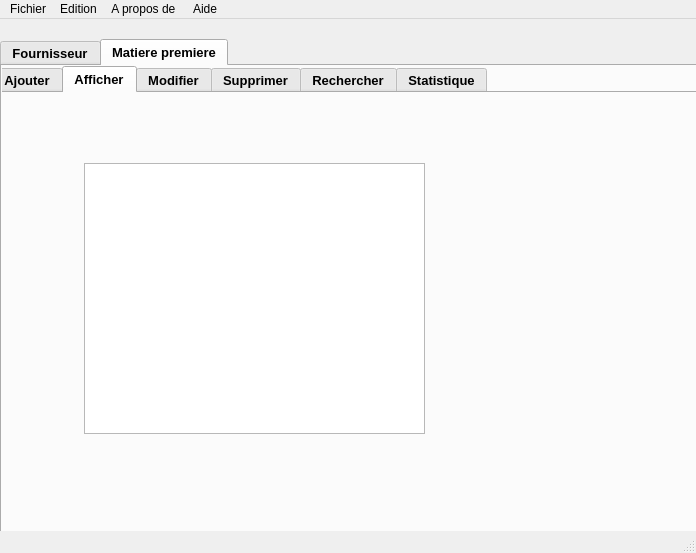
<?xml version="1.0" encoding="UTF-8"?>
<ui version="4.0">
 <class>Gestion</class>
 <widget class="QMainWindow" name="Gestion">
  <property name="geometry">
   <rect>
    <x>0</x>
    <y>0</y>
    <width>696</width>
    <height>553</height>
   </rect>
  </property>
  <property name="windowTitle">
   <string>Gestion</string>
  </property>
  <property name="unifiedTitleAndToolBarOnMac">
   <bool>false</bool>
  </property>
  <widget class="QWidget" name="centralwidget">
   <widget class="QTabWidget" name="tabWidget">
    <property name="geometry">
     <rect>
      <x>0</x>
      <y>20</y>
      <width>701</width>
      <height>521</height>
     </rect>
    </property>
    <property name="font">
     <font>
      <pointsize>10</pointsize>
      <weight>75</weight>
      <bold>true</bold>
     </font>
    </property>
    <property name="currentIndex">
     <number>1</number>
    </property>
    <property name="iconSize">
     <size>
      <width>30</width>
      <height>30</height>
     </size>
    </property>
    <widget class="QWidget" name="tabAgent">
     <attribute name="title">
      <string>Fournisseur</string>
     </attribute>
     <widget class="QTabWidget" name="AjouterFournisseur">
      <property name="geometry">
       <rect>
        <x>-10</x>
        <y>0</y>
        <width>711</width>
        <height>431</height>
       </rect>
      </property>
      <property name="currentIndex">
       <number>4</number>
      </property>
      <widget class="QWidget" name="tab_12">
       <attribute name="title">
        <string>Ajouter</string>
       </attribute>
       <widget class="QLabel" name="label">
        <property name="geometry">
         <rect>
          <x>50</x>
          <y>50</y>
          <width>71</width>
          <height>16</height>
         </rect>
        </property>
        <property name="font">
         <font>
          <pointsize>9</pointsize>
          <weight>50</weight>
          <bold>false</bold>
         </font>
        </property>
        <property name="text">
         <string>Identifiant</string>
        </property>
       </widget>
       <widget class="QLabel" name="label_2">
        <property name="geometry">
         <rect>
          <x>50</x>
          <y>100</y>
          <width>47</width>
          <height>14</height>
         </rect>
        </property>
        <property name="font">
         <font>
          <pointsize>9</pointsize>
          <weight>50</weight>
          <bold>false</bold>
         </font>
        </property>
        <property name="text">
         <string>Nom</string>
        </property>
       </widget>
       <widget class="QLabel" name="label_3">
        <property name="geometry">
         <rect>
          <x>50</x>
          <y>150</y>
          <width>47</width>
          <height>14</height>
         </rect>
        </property>
        <property name="font">
         <font>
          <pointsize>9</pointsize>
          <weight>50</weight>
          <bold>false</bold>
         </font>
        </property>
        <property name="text">
         <string>Adresse</string>
        </property>
       </widget>
       <widget class="QLabel" name="label_4">
        <property name="geometry">
         <rect>
          <x>50</x>
          <y>200</y>
          <width>61</width>
          <height>16</height>
         </rect>
        </property>
        <property name="font">
         <font>
          <pointsize>9</pointsize>
          <weight>50</weight>
          <bold>false</bold>
         </font>
        </property>
        <property name="text">
         <string>Telephone</string>
        </property>
       </widget>
       <widget class="QLabel" name="label_5">
        <property name="geometry">
         <rect>
          <x>50</x>
          <y>250</y>
          <width>47</width>
          <height>14</height>
         </rect>
        </property>
        <property name="font">
         <font>
          <pointsize>9</pointsize>
          <weight>50</weight>
          <bold>false</bold>
         </font>
        </property>
        <property name="text">
         <string>Email</string>
        </property>
       </widget>
       <widget class="QLineEdit" name="lineEdit_identifiant">
        <property name="geometry">
         <rect>
          <x>160</x>
          <y>50</y>
          <width>211</width>
          <height>20</height>
         </rect>
        </property>
        <property name="font">
         <font>
          <weight>50</weight>
          <bold>false</bold>
         </font>
        </property>
        <property name="maxLength">
         <number>10</number>
        </property>
       </widget>
       <widget class="QLineEdit" name="lineEdit_nomF">
        <property name="geometry">
         <rect>
          <x>160</x>
          <y>100</y>
          <width>211</width>
          <height>20</height>
         </rect>
        </property>
        <property name="font">
         <font>
          <weight>50</weight>
          <bold>false</bold>
         </font>
        </property>
       </widget>
       <widget class="QLineEdit" name="lineEdit_adresse">
        <property name="geometry">
         <rect>
          <x>160</x>
          <y>150</y>
          <width>211</width>
          <height>20</height>
         </rect>
        </property>
        <property name="font">
         <font>
          <weight>50</weight>
          <bold>false</bold>
         </font>
        </property>
       </widget>
       <widget class="QLineEdit" name="lineEdit_telephone">
        <property name="geometry">
         <rect>
          <x>160</x>
          <y>200</y>
          <width>211</width>
          <height>20</height>
         </rect>
        </property>
        <property name="font">
         <font>
          <weight>50</weight>
          <bold>false</bold>
         </font>
        </property>
        <property name="maxLength">
         <number>12</number>
        </property>
       </widget>
       <widget class="QLineEdit" name="lineEdit_email">
        <property name="geometry">
         <rect>
          <x>160</x>
          <y>250</y>
          <width>211</width>
          <height>20</height>
         </rect>
        </property>
        <property name="font">
         <font>
          <pointsize>8</pointsize>
          <weight>50</weight>
          <bold>false</bold>
         </font>
        </property>
       </widget>
       <widget class="QPushButton" name="pushButton">
        <property name="geometry">
         <rect>
          <x>200</x>
          <y>330</y>
          <width>111</width>
          <height>23</height>
         </rect>
        </property>
        <property name="font">
         <font>
          <weight>50</weight>
          <bold>false</bold>
         </font>
        </property>
        <property name="text">
         <string>Ajouter</string>
        </property>
       </widget>
       <widget class="QLabel" name="label_12">
        <property name="geometry">
         <rect>
          <x>440</x>
          <y>60</y>
          <width>201</width>
          <height>231</height>
         </rect>
        </property>
        <property name="text">
         <string/>
        </property>
        <property name="pixmap">
         <pixmap>../images.jpeg</pixmap>
        </property>
       </widget>
      </widget>
      <widget class="QWidget" name="tab_13">
       <attribute name="title">
        <string>Afficher</string>
       </attribute>
       <widget class="QLabel" name="label_9">
        <property name="geometry">
         <rect>
          <x>456</x>
          <y>3</y>
          <width>221</width>
          <height>361</height>
         </rect>
        </property>
        <property name="text">
         <string/>
        </property>
        <property name="pixmap">
         <pixmap>../afficher.jpg</pixmap>
        </property>
       </widget>
       <widget class="QLabel" name="label_13">
        <property name="geometry">
         <rect>
          <x>60</x>
          <y>70</y>
          <width>71</width>
          <height>16</height>
         </rect>
        </property>
        <property name="font">
         <font>
          <pointsize>9</pointsize>
          <weight>50</weight>
          <bold>false</bold>
         </font>
        </property>
        <property name="text">
         <string>Identifiant</string>
        </property>
       </widget>
       <widget class="QLineEdit" name="lineEdit_2">
        <property name="geometry">
         <rect>
          <x>160</x>
          <y>70</y>
          <width>171</width>
          <height>20</height>
         </rect>
        </property>
       </widget>
       <widget class="QLabel" name="label_14">
        <property name="geometry">
         <rect>
          <x>60</x>
          <y>120</y>
          <width>47</width>
          <height>14</height>
         </rect>
        </property>
        <property name="font">
         <font>
          <weight>50</weight>
          <bold>false</bold>
         </font>
        </property>
        <property name="text">
         <string>Nom</string>
        </property>
       </widget>
       <widget class="QLineEdit" name="lineEdit_3">
        <property name="geometry">
         <rect>
          <x>160</x>
          <y>120</y>
          <width>171</width>
          <height>20</height>
         </rect>
        </property>
       </widget>
       <widget class="QLabel" name="label_15">
        <property name="geometry">
         <rect>
          <x>60</x>
          <y>170</y>
          <width>47</width>
          <height>14</height>
         </rect>
        </property>
        <property name="font">
         <font>
          <pointsize>9</pointsize>
          <weight>50</weight>
          <bold>false</bold>
         </font>
        </property>
        <property name="text">
         <string>Adresse</string>
        </property>
       </widget>
       <widget class="QLineEdit" name="lineEdit_4">
        <property name="geometry">
         <rect>
          <x>160</x>
          <y>170</y>
          <width>171</width>
          <height>20</height>
         </rect>
        </property>
       </widget>
       <widget class="QLabel" name="label_16">
        <property name="geometry">
         <rect>
          <x>60</x>
          <y>220</y>
          <width>61</width>
          <height>16</height>
         </rect>
        </property>
        <property name="font">
         <font>
          <pointsize>9</pointsize>
          <weight>50</weight>
          <bold>false</bold>
         </font>
        </property>
        <property name="text">
         <string>Telephone</string>
        </property>
       </widget>
       <widget class="QLineEdit" name="lineEdit_5">
        <property name="geometry">
         <rect>
          <x>160</x>
          <y>220</y>
          <width>171</width>
          <height>20</height>
         </rect>
        </property>
       </widget>
       <widget class="QLabel" name="label_19">
        <property name="geometry">
         <rect>
          <x>60</x>
          <y>270</y>
          <width>47</width>
          <height>14</height>
         </rect>
        </property>
        <property name="font">
         <font>
          <pointsize>9</pointsize>
          <weight>50</weight>
          <bold>false</bold>
         </font>
        </property>
        <property name="text">
         <string>Email</string>
        </property>
       </widget>
       <widget class="QLineEdit" name="lineEdit_6">
        <property name="geometry">
         <rect>
          <x>160</x>
          <y>270</y>
          <width>171</width>
          <height>20</height>
         </rect>
        </property>
       </widget>
      </widget>
      <widget class="QWidget" name="tab_14">
       <attribute name="title">
        <string>Modifier</string>
       </attribute>
       <widget class="QLabel" name="label_10">
        <property name="geometry">
         <rect>
          <x>450</x>
          <y>50</y>
          <width>221</width>
          <height>261</height>
         </rect>
        </property>
        <property name="text">
         <string/>
        </property>
        <property name="pixmap">
         <pixmap>../modifier info.jpg</pixmap>
        </property>
       </widget>
       <widget class="QLabel" name="label_17">
        <property name="geometry">
         <rect>
          <x>60</x>
          <y>70</y>
          <width>71</width>
          <height>16</height>
         </rect>
        </property>
        <property name="font">
         <font>
          <pointsize>9</pointsize>
          <weight>50</weight>
          <bold>false</bold>
         </font>
        </property>
        <property name="text">
         <string>Identifiant</string>
        </property>
       </widget>
       <widget class="QLabel" name="label_18">
        <property name="geometry">
         <rect>
          <x>60</x>
          <y>130</y>
          <width>47</width>
          <height>14</height>
         </rect>
        </property>
        <property name="font">
         <font>
          <pointsize>9</pointsize>
          <weight>50</weight>
          <bold>false</bold>
         </font>
        </property>
        <property name="text">
         <string/>
        </property>
       </widget>
       <widget class="QLineEdit" name="lineEdit_identifiantM">
        <property name="geometry">
         <rect>
          <x>180</x>
          <y>70</y>
          <width>211</width>
          <height>20</height>
         </rect>
        </property>
       </widget>
       <widget class="QPushButton" name="pushButton_modifier">
        <property name="geometry">
         <rect>
          <x>320</x>
          <y>120</y>
          <width>75</width>
          <height>23</height>
         </rect>
        </property>
        <property name="font">
         <font>
          <pointsize>9</pointsize>
          <weight>50</weight>
          <bold>false</bold>
         </font>
        </property>
        <property name="text">
         <string>Entrer</string>
        </property>
       </widget>
      </widget>
      <widget class="QWidget" name="tab_15">
       <attribute name="title">
        <string>Supprimer</string>
       </attribute>
       <widget class="QLabel" name="label_7">
        <property name="geometry">
         <rect>
          <x>440</x>
          <y>30</y>
          <width>261</width>
          <height>281</height>
         </rect>
        </property>
        <property name="text">
         <string/>
        </property>
        <property name="pixmap">
         <pixmap>../suprimer.jpg</pixmap>
        </property>
       </widget>
       <widget class="QLabel" name="label_8">
        <property name="geometry">
         <rect>
          <x>80</x>
          <y>70</y>
          <width>91</width>
          <height>16</height>
         </rect>
        </property>
        <property name="font">
         <font>
          <pointsize>9</pointsize>
          <weight>50</weight>
          <bold>false</bold>
         </font>
        </property>
        <property name="text">
         <string>Identifiant</string>
        </property>
       </widget>
       <widget class="QLineEdit" name="lineEdit">
        <property name="geometry">
         <rect>
          <x>200</x>
          <y>70</y>
          <width>211</width>
          <height>20</height>
         </rect>
        </property>
       </widget>
       <widget class="QPushButton" name="pushButton_supprime">
        <property name="geometry">
         <rect>
          <x>330</x>
          <y>130</y>
          <width>81</width>
          <height>23</height>
         </rect>
        </property>
        <property name="font">
         <font>
          <pointsize>9</pointsize>
          <weight>50</weight>
          <bold>false</bold>
         </font>
        </property>
        <property name="text">
         <string>Supprimer</string>
        </property>
       </widget>
      </widget>
      <widget class="QWidget" name="tab_16">
       <attribute name="title">
        <string>Rechercher</string>
       </attribute>
       <widget class="QLabel" name="label_6">
        <property name="geometry">
         <rect>
          <x>80</x>
          <y>70</y>
          <width>71</width>
          <height>20</height>
         </rect>
        </property>
        <property name="font">
         <font>
          <pointsize>9</pointsize>
          <weight>50</weight>
          <bold>false</bold>
         </font>
        </property>
        <property name="text">
         <string>Identidiant</string>
        </property>
       </widget>
       <widget class="QLineEdit" name="lineEdit_identifiant_2">
        <property name="geometry">
         <rect>
          <x>210</x>
          <y>70</y>
          <width>211</width>
          <height>20</height>
         </rect>
        </property>
       </widget>
       <widget class="QPushButton" name="pushButton_recherche">
        <property name="geometry">
         <rect>
          <x>330</x>
          <y>140</y>
          <width>91</width>
          <height>23</height>
         </rect>
        </property>
        <property name="font">
         <font>
          <pointsize>9</pointsize>
          <weight>50</weight>
          <bold>false</bold>
         </font>
        </property>
        <property name="text">
         <string>Recherche</string>
        </property>
       </widget>
       <widget class="QLabel" name="label_11">
        <property name="geometry">
         <rect>
          <x>480</x>
          <y>20</y>
          <width>181</width>
          <height>341</height>
         </rect>
        </property>
        <property name="text">
         <string/>
        </property>
        <property name="pixmap">
         <pixmap>../rechercher.jpg</pixmap>
        </property>
       </widget>
      </widget>
     </widget>
    </widget>
    <widget class="QWidget" name="tab_6">
     <attribute name="title">
      <string>Matiere premiere</string>
     </attribute>
     <widget class="QTabWidget" name="tabWidget_2">
      <property name="geometry">
       <rect>
        <x>-10</x>
        <y>0</y>
        <width>711</width>
        <height>511</height>
       </rect>
      </property>
      <property name="currentIndex">
       <number>1</number>
      </property>
      <widget class="QWidget" name="tab_19">
       <attribute name="title">
        <string>Ajouter</string>
       </attribute>
       <widget class="QLabel" name="label_21">
        <property name="geometry">
         <rect>
          <x>60</x>
          <y>50</y>
          <width>81</width>
          <height>16</height>
         </rect>
        </property>
        <property name="font">
         <font>
          <pointsize>9</pointsize>
          <weight>50</weight>
          <bold>false</bold>
         </font>
        </property>
        <property name="text">
         <string>Identifiant</string>
        </property>
       </widget>
       <widget class="QLabel" name="label_22">
        <property name="geometry">
         <rect>
          <x>60</x>
          <y>100</y>
          <width>47</width>
          <height>14</height>
         </rect>
        </property>
        <property name="font">
         <font>
          <pointsize>9</pointsize>
          <weight>50</weight>
          <bold>false</bold>
         </font>
        </property>
        <property name="text">
         <string>Libellé</string>
        </property>
       </widget>
       <widget class="QLabel" name="label_23">
        <property name="geometry">
         <rect>
          <x>60</x>
          <y>150</y>
          <width>61</width>
          <height>16</height>
         </rect>
        </property>
        <property name="font">
         <font>
          <pointsize>9</pointsize>
          <weight>50</weight>
          <bold>false</bold>
         </font>
        </property>
        <property name="text">
         <string>Reference</string>
        </property>
       </widget>
       <widget class="QLabel" name="label_24">
        <property name="geometry">
         <rect>
          <x>60</x>
          <y>200</y>
          <width>81</width>
          <height>16</height>
         </rect>
        </property>
        <property name="font">
         <font>
          <pointsize>9</pointsize>
          <weight>50</weight>
          <bold>false</bold>
         </font>
        </property>
        <property name="text">
         <string>Description</string>
        </property>
       </widget>
       <widget class="QLabel" name="label_25">
        <property name="geometry">
         <rect>
          <x>60</x>
          <y>320</y>
          <width>91</width>
          <height>16</height>
         </rect>
        </property>
        <property name="font">
         <font>
          <pointsize>9</pointsize>
          <weight>50</weight>
          <bold>false</bold>
         </font>
        </property>
        <property name="text">
         <string>Prix_Hors_Taxes</string>
        </property>
       </widget>
       <widget class="QLabel" name="label_26">
        <property name="geometry">
         <rect>
          <x>60</x>
          <y>370</y>
          <width>51</width>
          <height>16</height>
         </rect>
        </property>
        <property name="font">
         <font>
          <pointsize>9</pointsize>
          <weight>50</weight>
          <bold>false</bold>
         </font>
        </property>
        <property name="text">
         <string>Quantité</string>
        </property>
       </widget>
       <widget class="QLineEdit" name="lineEdit_idMP">
        <property name="geometry">
         <rect>
          <x>180</x>
          <y>50</y>
          <width>211</width>
          <height>20</height>
         </rect>
        </property>
        <property name="maxLength">
         <number>10</number>
        </property>
       </widget>
       <widget class="QLineEdit" name="lineEdit_libelle">
        <property name="geometry">
         <rect>
          <x>180</x>
          <y>100</y>
          <width>211</width>
          <height>20</height>
         </rect>
        </property>
       </widget>
       <widget class="QLineEdit" name="lineEdit_reference">
        <property name="geometry">
         <rect>
          <x>180</x>
          <y>150</y>
          <width>211</width>
          <height>20</height>
         </rect>
        </property>
       </widget>
       <widget class="QLineEdit" name="lineEdit_prixHT">
        <property name="geometry">
         <rect>
          <x>180</x>
          <y>320</y>
          <width>211</width>
          <height>20</height>
         </rect>
        </property>
       </widget>
       <widget class="QLineEdit" name="lineEdit_quantite">
        <property name="geometry">
         <rect>
          <x>180</x>
          <y>370</y>
          <width>211</width>
          <height>20</height>
         </rect>
        </property>
       </widget>
       <widget class="QTextEdit" name="textEdit">
        <property name="geometry">
         <rect>
          <x>180</x>
          <y>200</y>
          <width>211</width>
          <height>91</height>
         </rect>
        </property>
       </widget>
       <widget class="QPushButton" name="pushButton_2">
        <property name="geometry">
         <rect>
          <x>320</x>
          <y>430</y>
          <width>75</width>
          <height>23</height>
         </rect>
        </property>
        <property name="font">
         <font>
          <weight>50</weight>
          <bold>false</bold>
         </font>
        </property>
        <property name="text">
         <string>Valider</string>
        </property>
       </widget>
       <widget class="QLabel" name="label_27">
        <property name="geometry">
         <rect>
          <x>430</x>
          <y>40</y>
          <width>231</width>
          <height>341</height>
         </rect>
        </property>
        <property name="text">
         <string/>
        </property>
        <property name="pixmap">
         <pixmap>../mp.jpg</pixmap>
        </property>
       </widget>
      </widget>
      <widget class="QWidget" name="tab_20">
       <attribute name="title">
        <string>Afficher</string>
       </attribute>
       <widget class="QTableView" name="afficherMatierePremiere">
        <property name="geometry">
         <rect>
          <x>90</x>
          <y>70</y>
          <width>341</width>
          <height>271</height>
         </rect>
        </property>
       </widget>
      </widget>
      <widget class="QWidget" name="tab_21">
       <attribute name="title">
        <string>Modifier</string>
       </attribute>
      </widget>
      <widget class="QWidget" name="tab_22">
       <attribute name="title">
        <string>Supprimer</string>
       </attribute>
       <widget class="QLabel" name="label_28">
        <property name="geometry">
         <rect>
          <x>60</x>
          <y>50</y>
          <width>91</width>
          <height>16</height>
         </rect>
        </property>
        <property name="font">
         <font>
          <pointsize>9</pointsize>
          <weight>50</weight>
          <bold>false</bold>
         </font>
        </property>
        <property name="text">
         <string>Identifiant</string>
        </property>
       </widget>
       <widget class="QLineEdit" name="lineEdit_7">
        <property name="geometry">
         <rect>
          <x>190</x>
          <y>50</y>
          <width>201</width>
          <height>20</height>
         </rect>
        </property>
       </widget>
       <widget class="QPushButton" name="pushButton_3">
        <property name="geometry">
         <rect>
          <x>320</x>
          <y>130</y>
          <width>75</width>
          <height>23</height>
         </rect>
        </property>
        <property name="font">
         <font>
          <pointsize>9</pointsize>
          <weight>50</weight>
          <bold>false</bold>
         </font>
        </property>
        <property name="text">
         <string>Supprimer</string>
        </property>
       </widget>
      </widget>
      <widget class="QWidget" name="tab_23">
       <attribute name="title">
        <string>Rechercher</string>
       </attribute>
       <widget class="QLabel" name="label_31">
        <property name="geometry">
         <rect>
          <x>90</x>
          <y>40</y>
          <width>71</width>
          <height>16</height>
         </rect>
        </property>
        <property name="font">
         <font>
          <pointsize>9</pointsize>
          <weight>50</weight>
          <bold>false</bold>
         </font>
        </property>
        <property name="text">
         <string>Identifiant</string>
        </property>
       </widget>
       <widget class="QLineEdit" name="lineEdit_8">
        <property name="geometry">
         <rect>
          <x>210</x>
          <y>40</y>
          <width>171</width>
          <height>20</height>
         </rect>
        </property>
       </widget>
       <widget class="QPushButton" name="pushButton_4">
        <property name="geometry">
         <rect>
          <x>310</x>
          <y>100</y>
          <width>75</width>
          <height>23</height>
         </rect>
        </property>
        <property name="font">
         <font>
          <pointsize>9</pointsize>
          <weight>50</weight>
          <bold>false</bold>
         </font>
        </property>
        <property name="text">
         <string>Rechercher</string>
        </property>
       </widget>
      </widget>
      <widget class="QWidget" name="tab_24">
       <attribute name="title">
        <string>Statistique</string>
       </attribute>
       <widget class="QLabel" name="label_20">
        <property name="geometry">
         <rect>
          <x>450</x>
          <y>80</y>
          <width>221</width>
          <height>281</height>
         </rect>
        </property>
        <property name="text">
         <string/>
        </property>
        <property name="pixmap">
         <pixmap>../statistiques.jpg</pixmap>
        </property>
       </widget>
       <widget class="QTableView" name="tableView">
        <property name="geometry">
         <rect>
          <x>40</x>
          <y>120</y>
          <width>361</width>
          <height>211</height>
         </rect>
        </property>
       </widget>
       <widget class="QLabel" name="label_29">
        <property name="geometry">
         <rect>
          <x>50</x>
          <y>40</y>
          <width>81</width>
          <height>16</height>
         </rect>
        </property>
        <property name="font">
         <font>
          <pointsize>9</pointsize>
          <weight>50</weight>
          <bold>false</bold>
         </font>
        </property>
        <property name="text">
         <string>Date de debut</string>
        </property>
       </widget>
       <widget class="QDateEdit" name="dateEdit">
        <property name="geometry">
         <rect>
          <x>160</x>
          <y>40</y>
          <width>110</width>
          <height>22</height>
         </rect>
        </property>
        <property name="font">
         <font>
          <pointsize>9</pointsize>
          <weight>50</weight>
          <bold>false</bold>
         </font>
        </property>
       </widget>
       <widget class="QLabel" name="label_30">
        <property name="geometry">
         <rect>
          <x>350</x>
          <y>40</y>
          <width>71</width>
          <height>16</height>
         </rect>
        </property>
        <property name="font">
         <font>
          <pointsize>9</pointsize>
          <weight>50</weight>
          <bold>false</bold>
         </font>
        </property>
        <property name="text">
         <string>Date de fin</string>
        </property>
       </widget>
       <widget class="QDateEdit" name="dateEdit_2">
        <property name="geometry">
         <rect>
          <x>440</x>
          <y>40</y>
          <width>110</width>
          <height>22</height>
         </rect>
        </property>
        <property name="font">
         <font>
          <pointsize>9</pointsize>
          <weight>50</weight>
          <bold>false</bold>
         </font>
        </property>
       </widget>
      </widget>
     </widget>
    </widget>
   </widget>
  </widget>
  <widget class="QMenuBar" name="menubar">
   <property name="geometry">
    <rect>
     <x>0</x>
     <y>0</y>
     <width>696</width>
     <height>22</height>
    </rect>
   </property>
   <widget class="QMenu" name="menuFichier">
    <property name="title">
     <string>Fichier</string>
    </property>
    <addaction name="actionsave"/>
    <addaction name="actionsave_2"/>
    <addaction name="actionexit"/>
   </widget>
   <widget class="QMenu" name="menuEdit">
    <property name="title">
     <string>Edition</string>
    </property>
    <addaction name="actioncopy"/>
    <addaction name="actioncoller"/>
   </widget>
   <widget class="QMenu" name="menuAbout">
    <property name="title">
     <string>A propos de </string>
    </property>
    <addaction name="actionAbout"/>
    <addaction name="actionAbout_us"/>
   </widget>
   <widget class="QMenu" name="menuAide">
    <property name="title">
     <string>Aide</string>
    </property>
   </widget>
   <addaction name="menuFichier"/>
   <addaction name="menuEdit"/>
   <addaction name="menuAbout"/>
   <addaction name="menuAide"/>
  </widget>
  <widget class="QStatusBar" name="statusbar"/>
  <action name="actionsave">
   <property name="text">
    <string>open</string>
   </property>
  </action>
  <action name="actionsave_2">
   <property name="text">
    <string>save</string>
   </property>
  </action>
  <action name="actionexit">
   <property name="text">
    <string>exit</string>
   </property>
  </action>
  <action name="actioncopy">
   <property name="text">
    <string>copy</string>
   </property>
  </action>
  <action name="actioncoller">
   <property name="text">
    <string>coller</string>
   </property>
  </action>
  <action name="actionAbout">
   <property name="text">
    <string>About </string>
   </property>
  </action>
  <action name="actionAbout_us">
   <property name="text">
    <string>About us</string>
   </property>
  </action>
 </widget>
 <resources/>
 <connections/>
</ui>
